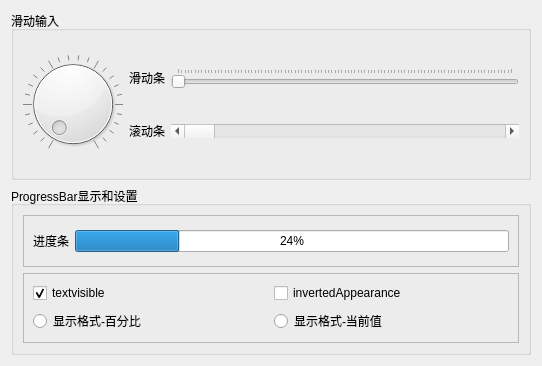
<?xml version="1.0" encoding="UTF-8"?>
<ui version="4.0">
 <class>Widget</class>
 <widget class="QWidget" name="Widget">
  <property name="geometry">
   <rect>
    <x>0</x>
    <y>0</y>
    <width>542</width>
    <height>366</height>
   </rect>
  </property>
  <property name="windowTitle">
   <string>Widget</string>
  </property>
  <layout class="QVBoxLayout" name="verticalLayout_3">
   <item>
    <layout class="QVBoxLayout" name="verticalLayout_2">
     <item>
      <widget class="QGroupBox" name="groupBox">
       <property name="title">
        <string>滑动输入</string>
       </property>
       <layout class="QHBoxLayout" name="horizontalLayout">
        <item>
         <widget class="QDial" name="dial">
          <property name="maximum">
           <number>100</number>
          </property>
          <property name="notchesVisible">
           <bool>true</bool>
          </property>
         </widget>
        </item>
        <item>
         <layout class="QGridLayout" name="gridLayout">
          <item row="0" column="0">
           <widget class="QLabel" name="label">
            <property name="text">
             <string>滑动条</string>
            </property>
           </widget>
          </item>
          <item row="0" column="1">
           <widget class="QSlider" name="Slider">
            <property name="maximum">
             <number>100</number>
            </property>
            <property name="orientation">
             <enum>Qt::Orientation::Horizontal</enum>
            </property>
            <property name="tickPosition">
             <enum>QSlider::TickPosition::TicksAbove</enum>
            </property>
           </widget>
          </item>
          <item row="1" column="0">
           <widget class="QLabel" name="label_2">
            <property name="text">
             <string>滚动条</string>
            </property>
           </widget>
          </item>
          <item row="1" column="1">
           <widget class="QScrollBar" name="ScrollBar">
            <property name="maximum">
             <number>100</number>
            </property>
            <property name="orientation">
             <enum>Qt::Orientation::Horizontal</enum>
            </property>
            <property name="invertedAppearance">
             <bool>false</bool>
            </property>
            <property name="invertedControls">
             <bool>true</bool>
            </property>
           </widget>
          </item>
         </layout>
        </item>
       </layout>
      </widget>
     </item>
     <item>
      <widget class="QGroupBox" name="groupBox_2">
       <property name="title">
        <string>ProgressBar显示和设置</string>
       </property>
       <layout class="QVBoxLayout" name="verticalLayout">
        <item>
         <widget class="QFrame" name="frame">
          <property name="frameShape">
           <enum>QFrame::Shape::StyledPanel</enum>
          </property>
          <property name="frameShadow">
           <enum>QFrame::Shadow::Raised</enum>
          </property>
          <layout class="QHBoxLayout" name="horizontalLayout_2">
           <item>
            <widget class="QLabel" name="label_3">
             <property name="text">
              <string>进度条</string>
             </property>
            </widget>
           </item>
           <item>
            <widget class="QProgressBar" name="progressBar">
             <property name="value">
              <number>24</number>
             </property>
            </widget>
           </item>
          </layout>
         </widget>
        </item>
        <item>
         <widget class="QFrame" name="frame_2">
          <property name="frameShape">
           <enum>QFrame::Shape::StyledPanel</enum>
          </property>
          <property name="frameShadow">
           <enum>QFrame::Shadow::Raised</enum>
          </property>
          <layout class="QGridLayout" name="gridLayout_2">
           <item row="0" column="0">
            <widget class="QCheckBox" name="chk_textVisible">
             <property name="text">
              <string>textvisible</string>
             </property>
             <property name="checked">
              <bool>true</bool>
             </property>
            </widget>
           </item>
           <item row="0" column="1">
            <widget class="QCheckBox" name="chk_invertedAppearance">
             <property name="text">
              <string>invertedAppearance</string>
             </property>
            </widget>
           </item>
           <item row="1" column="0">
            <widget class="QRadioButton" name="radio_persent">
             <property name="text">
              <string>显示格式-百分比</string>
             </property>
            </widget>
           </item>
           <item row="1" column="1">
            <widget class="QRadioButton" name="radio_value">
             <property name="text">
              <string>显示格式-当前值</string>
             </property>
            </widget>
           </item>
          </layout>
         </widget>
        </item>
       </layout>
      </widget>
     </item>
    </layout>
   </item>
  </layout>
 </widget>
 <resources/>
 <connections/>
</ui>
